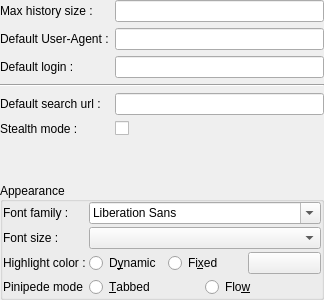
<?xml version="1.0" encoding="UTF-8"?>
<ui version="4.0">
 <class>QQGeneralSettings</class>
 <widget class="QWidget" name="QQGeneralSettings">
  <property name="geometry">
   <rect>
    <x>0</x>
    <y>0</y>
    <width>324</width>
    <height>300</height>
   </rect>
  </property>
  <property name="windowTitle">
   <string>Form</string>
  </property>
  <layout class="QVBoxLayout" name="verticalLayout">
   <property name="spacing">
    <number>6</number>
   </property>
   <property name="leftMargin">
    <number>0</number>
   </property>
   <property name="topMargin">
    <number>0</number>
   </property>
   <property name="rightMargin">
    <number>0</number>
   </property>
   <property name="bottomMargin">
    <number>0</number>
   </property>
   <item>
    <widget class="QWidget" name="genGroupP" native="true">
     <property name="sizePolicy">
      <sizepolicy hsizetype="Preferred" vsizetype="Minimum">
       <horstretch>0</horstretch>
       <verstretch>0</verstretch>
      </sizepolicy>
     </property>
     <layout class="QFormLayout" name="formLayout_2">
      <property name="horizontalSpacing">
       <number>6</number>
      </property>
      <property name="leftMargin">
       <number>0</number>
      </property>
      <property name="topMargin">
       <number>0</number>
      </property>
      <property name="rightMargin">
       <number>0</number>
      </property>
      <property name="bottomMargin">
       <number>0</number>
      </property>
      <item row="0" column="0">
       <widget class="QLabel" name="labelMaxHistorySize">
        <property name="text">
         <string>Max history size :</string>
        </property>
       </widget>
      </item>
      <item row="0" column="1">
       <widget class="QLineEdit" name="maxHistLineEdit"/>
      </item>
      <item row="1" column="0">
       <widget class="QLabel" name="labelDefaultUA">
        <property name="text">
         <string>Default User-Agent :</string>
        </property>
       </widget>
      </item>
      <item row="1" column="1">
       <widget class="QLineEdit" name="defaultUALlineEdit"/>
      </item>
      <item row="2" column="1">
       <widget class="QLineEdit" name="defaultLoginLineEdit"/>
      </item>
      <item row="2" column="0">
       <widget class="QLabel" name="labelDefaultLogin">
        <property name="text">
         <string>Default login :</string>
        </property>
       </widget>
      </item>
      <item row="4" column="1">
       <widget class="QLineEdit" name="defaultWebSearchUrlLineEdit"/>
      </item>
      <item row="4" column="0">
       <widget class="QLabel" name="labelSearchUrl">
        <property name="text">
         <string>Default search url :</string>
        </property>
       </widget>
      </item>
      <item row="3" column="0" colspan="2">
       <widget class="Line" name="line">
        <property name="frameShadow">
         <enum>QFrame::Sunken</enum>
        </property>
        <property name="orientation">
         <enum>Qt::Horizontal</enum>
        </property>
       </widget>
      </item>
      <item row="5" column="0">
       <widget class="QLabel" name="label_2">
        <property name="text">
         <string>Stealth mode :</string>
        </property>
       </widget>
      </item>
      <item row="5" column="1">
       <widget class="QCheckBox" name="stealthModeCB">
        <property name="text">
         <string/>
        </property>
       </widget>
      </item>
     </layout>
    </widget>
   </item>
   <item>
    <spacer name="verticalSpacer">
     <property name="orientation">
      <enum>Qt::Vertical</enum>
     </property>
     <property name="sizeType">
      <enum>QSizePolicy::Expanding</enum>
     </property>
     <property name="sizeHint" stdset="0">
      <size>
       <width>20</width>
       <height>40</height>
      </size>
     </property>
    </spacer>
   </item>
   <item>
    <widget class="QGroupBox" name="appGroupB">
     <property name="sizePolicy">
      <sizepolicy hsizetype="Preferred" vsizetype="Minimum">
       <horstretch>0</horstretch>
       <verstretch>0</verstretch>
      </sizepolicy>
     </property>
     <property name="title">
      <string>Appearance</string>
     </property>
     <property name="alignment">
      <set>Qt::AlignLeading|Qt::AlignLeft|Qt::AlignVCenter</set>
     </property>
     <layout class="QFormLayout" name="formLayout">
      <property name="horizontalSpacing">
       <number>3</number>
      </property>
      <property name="verticalSpacing">
       <number>3</number>
      </property>
      <property name="leftMargin">
       <number>0</number>
      </property>
      <property name="topMargin">
       <number>0</number>
      </property>
      <property name="rightMargin">
       <number>0</number>
      </property>
      <property name="bottomMargin">
       <number>0</number>
      </property>
      <item row="0" column="0">
       <widget class="QLabel" name="labelFontFam">
        <property name="text">
         <string>Font family :</string>
        </property>
       </widget>
      </item>
      <item row="0" column="1">
       <widget class="QFontComboBox" name="fontFamComboB"/>
      </item>
      <item row="1" column="0">
       <widget class="QLabel" name="labelFontSize">
        <property name="text">
         <string>Font size :</string>
        </property>
       </widget>
      </item>
      <item row="1" column="1">
       <widget class="QComboBox" name="fontSizeComboB"/>
      </item>
      <item row="2" column="0">
       <widget class="QLabel" name="label">
        <property name="text">
         <string>Highlight color :</string>
        </property>
       </widget>
      </item>
      <item row="2" column="1">
       <widget class="QWidget" name="widget_2" native="true">
        <layout class="QHBoxLayout" name="horizontalLayout">
         <property name="leftMargin">
          <number>0</number>
         </property>
         <property name="topMargin">
          <number>0</number>
         </property>
         <property name="rightMargin">
          <number>0</number>
         </property>
         <property name="bottomMargin">
          <number>0</number>
         </property>
         <item>
          <widget class="QRadioButton" name="dynamicHighLightColorRB">
           <property name="text">
            <string>D&amp;ynamic</string>
           </property>
          </widget>
         </item>
         <item>
          <widget class="QRadioButton" name="fixedHighLightColorRB">
           <property name="text">
            <string>Fi&amp;xed</string>
           </property>
          </widget>
         </item>
         <item>
          <widget class="QPushButton" name="colorChooserPB">
           <property name="text">
            <string/>
           </property>
          </widget>
         </item>
        </layout>
       </widget>
      </item>
      <item row="3" column="0">
       <widget class="QLabel" name="labelPiniMode">
        <property name="text">
         <string>Pinipede mode</string>
        </property>
       </widget>
      </item>
      <item row="3" column="1">
       <widget class="QWidget" name="widget_3" native="true">
        <layout class="QHBoxLayout" name="horizontalLayout_2">
         <property name="spacing">
          <number>0</number>
         </property>
         <property name="leftMargin">
          <number>0</number>
         </property>
         <property name="topMargin">
          <number>0</number>
         </property>
         <property name="rightMargin">
          <number>0</number>
         </property>
         <property name="bottomMargin">
          <number>0</number>
         </property>
         <item>
          <widget class="QRadioButton" name="piniTabbedRB">
           <property name="text">
            <string>&amp;Tabbed</string>
           </property>
          </widget>
         </item>
         <item>
          <widget class="QRadioButton" name="piniFlowRB">
           <property name="text">
            <string>Flo&amp;w</string>
           </property>
          </widget>
         </item>
        </layout>
       </widget>
      </item>
     </layout>
    </widget>
   </item>
  </layout>
 </widget>
 <resources/>
 <connections/>
</ui>
